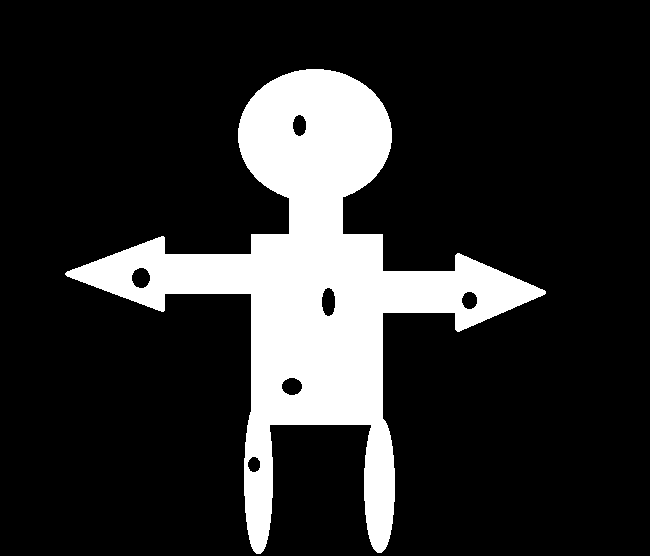
#> input picture blacknoise.png, 650 x 556 px
$ python Tut_11.py
#> lines starting #> are read from the running program, lines starting #| are printed output that depends on the picture; after the words box and inside, x2 and y2 are one past the last pixel; in counts of white or black regions, pixels touching at a corner belong together
import cv2
import numpy as np

print('this tutorial is for morphological operations')
# This is one of the most used preprocessing techniques to get rid of noise in binary (black & white) masks
# it needs 2 input one is source image and another is the kernel which decides the nature of the operations.
# there are 2 common morphological operations which are the erosion and dilation.

# 1. Ersion:
# -> means erode or eats away the boundaries of the forground object.
# -> in this process the kernel is slided and if in original image if it contains 1 then we will consider that pixel in an original image.
# -> otherwise it get erroded.
# Erosion decreases the thickness or size of the foreground object or you can simply say the white region of image decreases. It is useful for removing small white noises.
# eroded_image = cv2.erode(source_image, kernel, [iterations] )
# Params:

# source_image: Input image.
# kernel: Structuring element or filter used for erosion if None is passed then, a 3x3 rectangular structuring element is used. The bigger kernel you create the stronger the impact of erosion on the image.
# iterations: Number of times erosion is applied, the larger the number, greater the effect.

# we will remove the noises from the sample.png image
# img = cv2.imread('sample.png',1)
# # Make a 7x7 kernel of ones
# kernel = np.ones((7,7),np.uint8) # Making a 7x7 kernel, bigger the kernel the stronger the effect.


# eroded = cv2.erode(img,kernel,iterations=2) # Applying erosion with 2 iterations, the values for kernel and iterations should be tuned according to your own images.

# cv2.imshow("Eroded Image", eroded);
# cv2.waitKey(0)
# cv2.destroyAllWindows()

#As you can see the white noise is gone but there is a small problem, our object (person) has become thinner.
# We can easily fix this by applying dilation which is the opposite of erosion.

# 2. Dilation:
# It is just the opposite of erosion. It increases the white region in the image or size of the foreground object increases. So essentially dilation expands the boundary of Objects.
# Normally, in cases like noise removal, erosion is followed by dilation. Because, erosion removes white noises, but it also shrinks our object like we have seen in our example.
# So now we dilate it. Since noise is gone, they won’t come back, but our object area increases.
# Dilation is also useful for removing black noise or in other words black holes in our object. So it helps in joining broken parts of an object.

# dilated_image  = cv2.dilate( source_image, kernel, [iterations])

# The parameters are the same as erosion.

# now we will attempt to fill the holes in that image
# Read the image
img = cv2.imread('blacknoise.png',0)
#> img: shape (556, 650); 17.3% white; 1 white region, box (x1, y1, x2, y2) and area: (65, 69, 546, 554) 62637

# Make a 7x7 kernel of ones
kernel = np.ones((7,7),np.uint8)

# Apply dilation with an iteration of 3
dilated_image = cv2.dilate(img, kernel,iterations = 3)
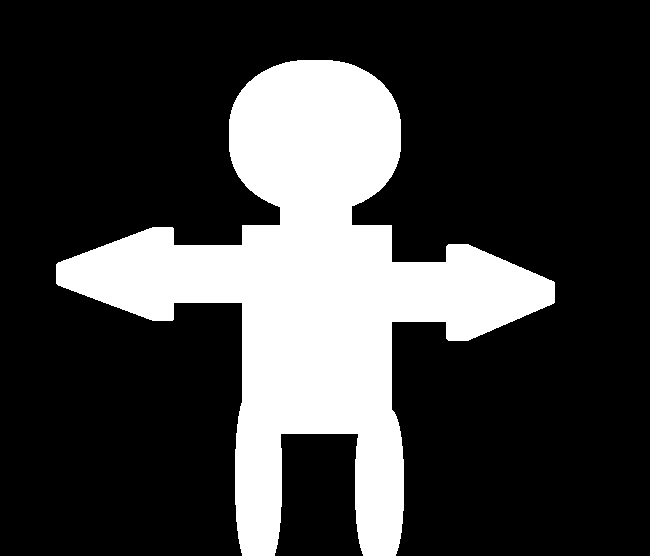
#> dilated_image: shape (556, 650); 24.1% white; 1 white region, box (x1, y1, x2, y2) and area: (56, 60, 555, 556) 87278

# Display Image
cv2.imshow("Eroded Image", dilated_image);
cv2.waitKey(0)
cv2.destroyAllWindows()

print('Next tutorial will be based on the video working')

$ run again, with Mor.jpg saved as blacknoise.png
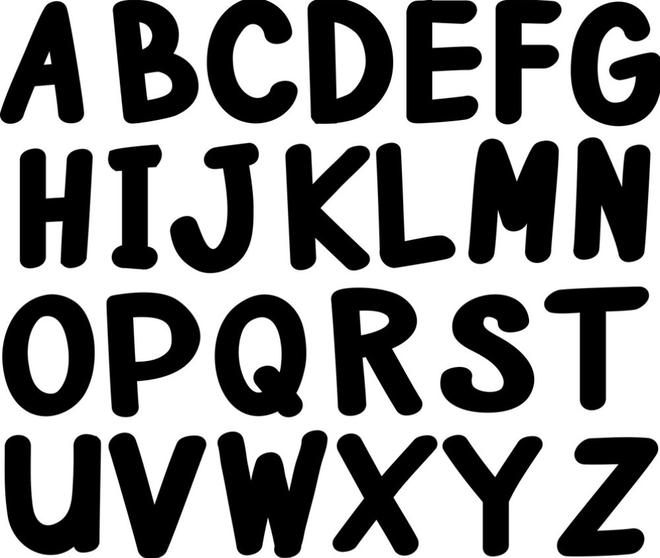
#> input picture Mor.jpg, 660 x 558 px
#> img is the input picture: shape (558, 660); min 0, max 255, mean 141.7
#> `dilated_image = cv2.dilate(img, kernel,iterations = 3)`:
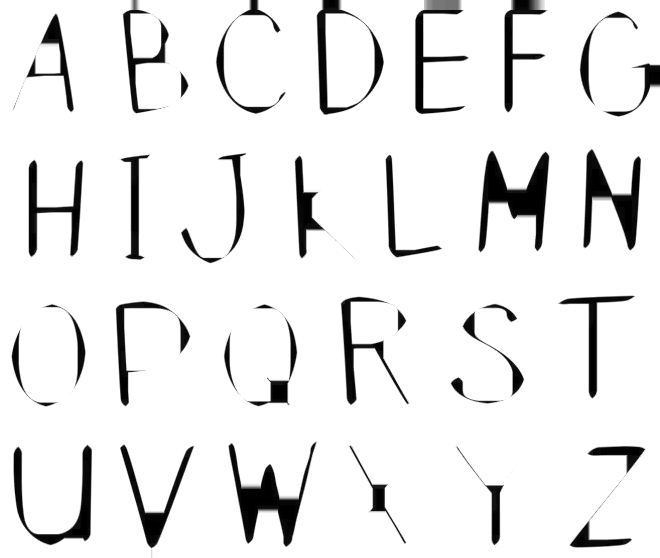
#> dilated_image: shape (558, 660); min 0, max 255, mean 232.7
